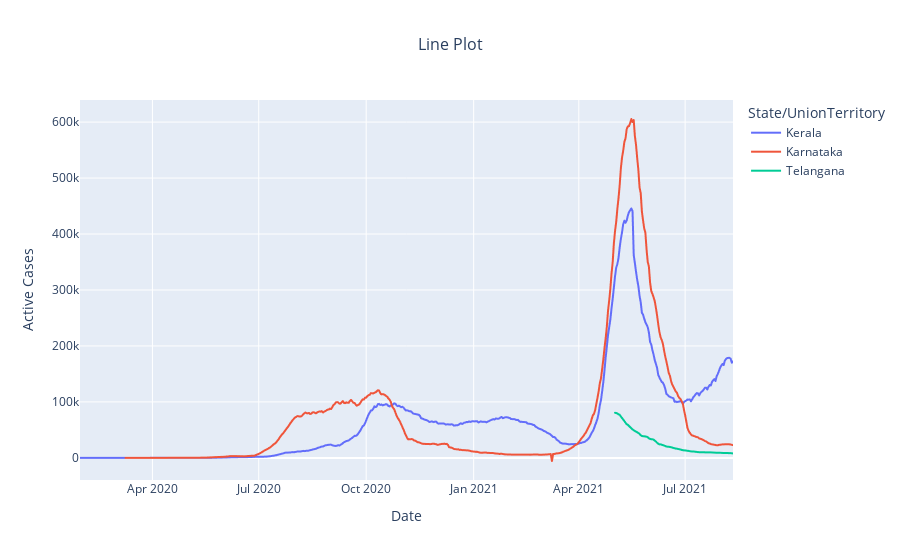

This figure's notebook cell:
### Code cell
filtered_data = df[df['State/UnionTerritory'].isin(['Telangana', 'Karnataka', 'Kerala'])]

fig = px.line(filtered_data, x='Date', y='Active', color='State/UnionTerritory',
              title='Line Plot', labels={'Date': 'Date', 'Active': 'Active Cases'})

fig.update_layout(title_text='Line Plot', title_x=0.5, title_font_size=16)
fig.show()

### Figure 1 — Plotly figure (JSON) as saved in the notebook; plotly's stock layout.template omitted (floating-point values rounded to 4 significant figures; data arrays with more than 128 entries replaced by an {"elided": "..."} marker saying what was removed)
{"data": [{"hovertemplate": "State/UnionTerritory=Kerala<br>Date=%{x}<br>Active Cases=%{y}<extra></extra>", "legendgroup": "Kerala", "line": {"color": "#636efa", "dash": "solid"}, "marker": {"symbol": "circle"}, "mode": "lines", "name": "Kerala", "showlegend": true, "type": "scattergl", "x": {"elided": "560 str values"}, "xaxis": "x", "y": {"elided": "560 int values"}, "yaxis": "y"}, {"hovertemplate": "State/UnionTerritory=Karnataka<br>Date=%{x}<br>Active Cases=%{y}<extra></extra>", "legendgroup": "Karnataka", "line": {"color": "#EF553B", "dash": "solid"}, "marker": {"symbol": "circle"}, "mode": "lines", "name": "Karnataka", "showlegend": true, "type": "scattergl", "x": {"elided": "520 str values"}, "xaxis": "x", "y": {"elided": "520 int values"}, "yaxis": "y"}, {"hovertemplate": "State/UnionTerritory=Telangana<br>Date=%{x}<br>Active Cases=%{y}<extra></extra>", "legendgroup": "Telangana", "line": {"color": "#00cc96", "dash": "solid"}, "marker": {"symbol": "circle"}, "mode": "lines", "name": "Telangana", "showlegend": true, "type": "scattergl", "x": ["2021-05-02T00:00:00", "2021-05-03T00:00:00", "2021-05-04T00:00:00", "2021-05-05T00:00:00", "2021-05-06T00:00:00", "2021-05-07T00:00:00", "2021-05-08T00:00:00", "2021-05-09T00:00:00", "2021-05-10T00:00:00", "2021-05-11T00:00:00", "2021-05-12T00:00:00", "2021-05-13T00:00:00", "2021-05-14T00:00:00", "2021-05-15T00:00:00", "2021-05-16T00:00:00", "2021-05-17T00:00:00", "2021-05-18T00:00:00", "2021-05-19T00:00:00", "2021-05-20T00:00:00", "2021-05-21T00:00:00", "2021-05-22T00:00:00", "2021-05-23T00:00:00", "2021-05-24T00:00:00", "2021-05-25T00:00:00", "2021-05-26T00:00:00", "2021-05-27T00:00:00", "2021-05-28T00:00:00", "2021-05-29T00:00:00", "2021-05-30T00:00:00", "2021-05-31T00:00:00", "2021-06-01T00:00:00", "2021-06-02T00:00:00", "2021-06-03T00:00:00", "2021-06-04T00:00:00", "2021-06-05T00:00:00", "2021-06-06T00:00:00", "2021-06-07T00:00:00", "2021-06-08T00:00:00", "2021-06-09T00:00:00", "2021-06-10T00:00:00", "2021-06-11T00:00:00", "2021-06-12T00:00:00", "2021-06-13T00:00:00", "2021-06-14T00:00:00", "2021-06-15T00:00:00", "2021-06-16T00:00:00", "2021-06-17T00:00:00", "2021-06-18T00:00:00", "2021-06-19T00:00:00", "2021-06-20T00:00:00", "2021-06-21T00:00:00", "2021-06-22T00:00:00", "2021-06-23T00:00:00", "2021-06-24T00:00:00", "2021-06-25T00:00:00", "2021-06-26T00:00:00", "2021-06-27T00:00:00", "2021-06-28T00:00:00", "2021-06-29T00:00:00", "2021-06-30T00:00:00", "2021-07-01T00:00:00", "2021-07-02T00:00:00", "2021-07-03T00:00:00", "2021-07-04T00:00:00", "2021-07-05T00:00:00", "2021-07-06T00:00:00", "2021-07-07T00:00:00", "2021-07-08T00:00:00", "2021-07-09T00:00:00", "2021-07-10T00:00:00", "2021-07-11T00:00:00", "2021-07-12T00:00:00", "2021-07-13T00:00:00", "2021-07-14T00:00:00", "2021-07-15T00:00:00", "2021-07-16T00:00:00", "2021-07-17T00:00:00", "2021-07-18T00:00:00", "2021-07-19T00:00:00", "2021-07-20T00:00:00", "2021-07-21T00:00:00", "2021-07-22T00:00:00", "2021-07-23T00:00:00", "2021-07-24T00:00:00", "2021-07-25T00:00:00", "2021-07-26T00:00:00", "2021-07-27T00:00:00", "2021-07-28T00:00:00", "2021-07-29T00:00:00", "2021-07-30T00:00:00", "2021-07-31T00:00:00", "2021-08-01T00:00:00", "2021-08-02T00:00:00", "2021-08-03T00:00:00", "2021-08-04T00:00:00", "2021-08-05T00:00:00", "2021-08-06T00:00:00", "2021-08-07T00:00:00", "2021-08-08T00:00:00", "2021-08-09T00:00:00", "2021-08-10T00:00:00", "2021-08-11T00:00:00"], "xaxis": "x", "y": [80695, 80135, 79520, 77704, 77127, 73851, 71308, 68462, 65757, 62797, 60136, 59133, 56917, 54832, 53072, 50969, 49341, 48110, 46946, 45757, 44395, 42959, 40489, 39206, 38706, 38632, 38267, 37793, 36917, 35042, 34084, 33254, 33379, 32579, 30918, 29208, 27016, 25406, 24306, 24301, 23561, 22759, 22133, 21137, 20461, 19933, 19975, 19521, 19029, 18568, 17765, 17246, 16640, 16462, 16030, 15524, 15054, 14302, 13869, 13487, 13388, 13052, 12726, 12454, 11964, 11704, 11455, 11472, 11206, 10942, 10724, 10316, 10148, 10064, 10203, 10101, 10028, 9980, 9824, 9836, 9787, 9908, 9857, 9729, 9625, 9405, 9325, 9237, 9314, 9188, 9141, 9069, 8873, 8819, 8777, 8803, 8744, 8674, 8582, 8406, 8242, 8112], "yaxis": "y"}], "layout": {"legend": {"title": {"text": "State/UnionTerritory"}, "tracegroupgap": 0}, "title": {"font": {"size": 16}, "text": "Line Plot", "x": 0.5}, "xaxis": {"anchor": "y", "domain": [0, 1], "title": {"text": "Date"}}, "yaxis": {"anchor": "x", "domain": [0, 1], "title": {"text": "Active Cases"}}}}
